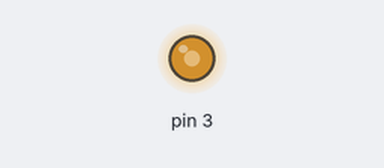
A sketch run on a simulated Arduino Uno, built with avr-gcc and run on an emulated ATmega328P. Shown: output pins drawn as LEDs (lit = HIGH).

Above: at 0.05 s.
At 1.3 s:
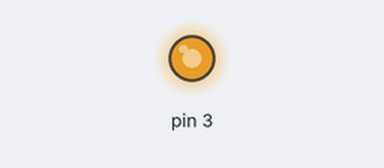
At 2.8 s:
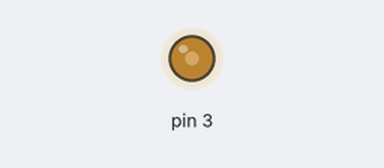
Timing chart, 0 to 7.5 s (numbered marks = the images above):
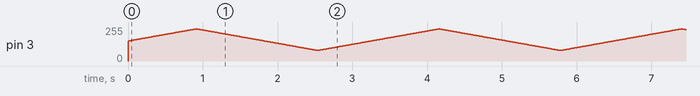

The sketch:

stepper.ino
```cpp
int pos, dir;

void setup() {

  pinMode(3, OUTPUT);

  pos=150;
  dir=1;

}

void loop() {
  analogWrite(3, pos);

  if(dir==1){
    pos+=1;
    if(pos>240){
      dir=0;
    }
  }

  else{
    pos-=1;
    if(pos<80){
      dir=1;
    }
  }

  delay(10);
}
```
